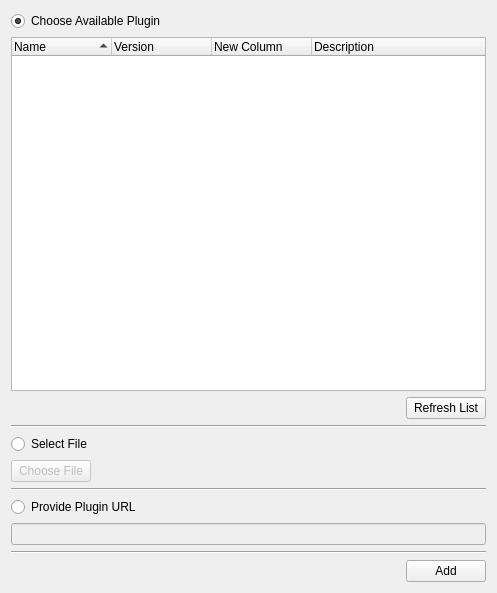
<?xml version="1.0" encoding="UTF-8"?>
<ui version="4.0">
 <class>Form</class>
 <widget class="QWidget" name="Form">
  <property name="enabled">
   <bool>true</bool>
  </property>
  <property name="geometry">
   <rect>
    <x>0</x>
    <y>0</y>
    <width>497</width>
    <height>593</height>
   </rect>
  </property>
  <property name="windowTitle">
   <string>Form</string>
  </property>
  <layout class="QVBoxLayout" name="verticalLayout_2">
   <item>
    <widget class="QRadioButton" name="availableRadioButton">
     <property name="text">
      <string>Choose Available Plugin</string>
     </property>
     <property name="checked">
      <bool>true</bool>
     </property>
    </widget>
   </item>
   <item>
    <widget class="QTreeWidget" name="availablePluginList">
     <property name="enabled">
      <bool>true</bool>
     </property>
     <property name="itemsExpandable">
      <bool>false</bool>
     </property>
     <property name="sortingEnabled">
      <bool>true</bool>
     </property>
     <column>
      <property name="text">
       <string>Name</string>
      </property>
     </column>
     <column>
      <property name="text">
       <string>Version</string>
      </property>
     </column>
     <column>
      <property name="text">
       <string>New Column</string>
      </property>
     </column>
     <column>
      <property name="text">
       <string>Description</string>
      </property>
     </column>
    </widget>
   </item>
   <item>
    <widget class="QWidget" name="horizontalWidget" native="true">
     <property name="minimumSize">
      <size>
       <width>0</width>
       <height>20</height>
      </size>
     </property>
     <layout class="QHBoxLayout" name="horizontalLayout_3">
      <property name="leftMargin">
       <number>0</number>
      </property>
      <property name="topMargin">
       <number>0</number>
      </property>
      <property name="rightMargin">
       <number>0</number>
      </property>
      <property name="bottomMargin">
       <number>0</number>
      </property>
      <item>
       <spacer name="horizontalSpacer_3">
        <property name="orientation">
         <enum>Qt::Horizontal</enum>
        </property>
        <property name="sizeHint" stdset="0">
         <size>
          <width>40</width>
          <height>20</height>
         </size>
        </property>
       </spacer>
      </item>
      <item>
       <widget class="QPushButton" name="refreshAvailableButton">
        <property name="text">
         <string>Refresh List</string>
        </property>
       </widget>
      </item>
     </layout>
    </widget>
   </item>
   <item>
    <widget class="Line" name="line">
     <property name="orientation">
      <enum>Qt::Horizontal</enum>
     </property>
    </widget>
   </item>
   <item>
    <widget class="QRadioButton" name="fileRadioButton">
     <property name="text">
      <string>Select File</string>
     </property>
    </widget>
   </item>
   <item>
    <widget class="QWidget" name="horizontalWidget" native="true">
     <property name="minimumSize">
      <size>
       <width>0</width>
       <height>0</height>
      </size>
     </property>
     <layout class="QHBoxLayout" name="horizontalLayout_2">
      <property name="leftMargin">
       <number>0</number>
      </property>
      <property name="topMargin">
       <number>0</number>
      </property>
      <property name="rightMargin">
       <number>0</number>
      </property>
      <property name="bottomMargin">
       <number>0</number>
      </property>
      <item>
       <widget class="QPushButton" name="chooseFileButton">
        <property name="enabled">
         <bool>false</bool>
        </property>
        <property name="whatsThis">
         <string/>
        </property>
        <property name="text">
         <string>Choose File</string>
        </property>
       </widget>
      </item>
      <item>
       <widget class="QLabel" name="fileLabel">
        <property name="enabled">
         <bool>false</bool>
        </property>
        <property name="text">
         <string/>
        </property>
       </widget>
      </item>
      <item>
       <spacer name="horizontalSpacer_2">
        <property name="orientation">
         <enum>Qt::Horizontal</enum>
        </property>
        <property name="sizeHint" stdset="0">
         <size>
          <width>40</width>
          <height>20</height>
         </size>
        </property>
       </spacer>
      </item>
     </layout>
    </widget>
   </item>
   <item>
    <widget class="Line" name="line_2">
     <property name="orientation">
      <enum>Qt::Horizontal</enum>
     </property>
    </widget>
   </item>
   <item>
    <widget class="QRadioButton" name="urlRadioButton">
     <property name="text">
      <string>Provide Plugin URL</string>
     </property>
    </widget>
   </item>
   <item>
    <widget class="QLineEdit" name="urlField">
     <property name="enabled">
      <bool>false</bool>
     </property>
    </widget>
   </item>
   <item>
    <widget class="Line" name="line_3">
     <property name="orientation">
      <enum>Qt::Horizontal</enum>
     </property>
    </widget>
   </item>
   <item>
    <widget class="QWidget" name="horizontalWidget" native="true">
     <property name="minimumSize">
      <size>
       <width>0</width>
       <height>0</height>
      </size>
     </property>
     <layout class="QHBoxLayout" name="horizontalLayout">
      <property name="leftMargin">
       <number>0</number>
      </property>
      <property name="topMargin">
       <number>0</number>
      </property>
      <property name="rightMargin">
       <number>0</number>
      </property>
      <property name="bottomMargin">
       <number>0</number>
      </property>
      <item>
       <spacer name="horizontalSpacer">
        <property name="orientation">
         <enum>Qt::Horizontal</enum>
        </property>
        <property name="sizeHint" stdset="0">
         <size>
          <width>40</width>
          <height>20</height>
         </size>
        </property>
       </spacer>
      </item>
      <item>
       <widget class="QPushButton" name="addButton">
        <property name="text">
         <string>Add</string>
        </property>
       </widget>
      </item>
     </layout>
    </widget>
   </item>
  </layout>
 </widget>
 <resources/>
 <connections/>
</ui>
